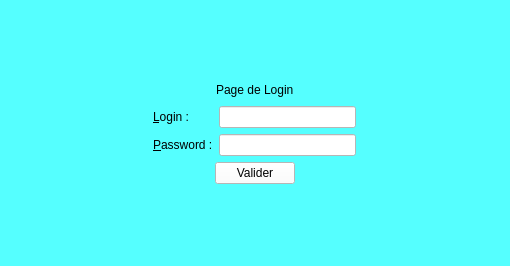
<?xml version="1.0" encoding="UTF-8"?>
<ui version="4.0">
 <class>FormLogin</class>
 <widget class="QWidget" name="FormLogin">
  <property name="geometry">
   <rect>
    <x>0</x>
    <y>0</y>
    <width>510</width>
    <height>266</height>
   </rect>
  </property>
  <property name="windowTitle">
   <string>Form</string>
  </property>
  <property name="styleSheet">
   <string notr="true">background-color: rgb(85, 255, 255);</string>
  </property>
  <widget class="QWidget" name="widget" native="true">
   <property name="geometry">
    <rect>
     <x>9</x>
     <y>6</y>
     <width>491</width>
     <height>251</height>
    </rect>
   </property>
   <layout class="QGridLayout" name="gridLayout">
    <item row="0" column="2">
     <spacer name="verticalSpacer">
      <property name="orientation">
       <enum>Qt::Vertical</enum>
      </property>
      <property name="sizeHint" stdset="0">
       <size>
        <width>20</width>
        <height>28</height>
       </size>
      </property>
     </spacer>
    </item>
    <item row="1" column="0" colspan="4">
     <layout class="QHBoxLayout" name="horizontalLayout">
      <item>
       <spacer name="horizontalSpacer">
        <property name="orientation">
         <enum>Qt::Horizontal</enum>
        </property>
        <property name="sizeHint" stdset="0">
         <size>
          <width>118</width>
          <height>20</height>
         </size>
        </property>
       </spacer>
      </item>
      <item>
       <widget class="QLabel" name="labelPageDeLogin">
        <property name="styleSheet">
         <string notr="true">font: italic 14pt &quot;Monotype Corsiva&quot;;
font: 18pt &quot;MS Shell Dlg 2&quot;;
font: 18pt &quot;Ravie&quot;;</string>
        </property>
        <property name="text">
         <string>Page de Login</string>
        </property>
       </widget>
      </item>
      <item>
       <spacer name="horizontalSpacer_2">
        <property name="orientation">
         <enum>Qt::Horizontal</enum>
        </property>
        <property name="sizeHint" stdset="0">
         <size>
          <width>138</width>
          <height>20</height>
         </size>
        </property>
       </spacer>
      </item>
     </layout>
    </item>
    <item row="2" column="0">
     <spacer name="horizontalSpacer_3">
      <property name="orientation">
       <enum>Qt::Horizontal</enum>
      </property>
      <property name="sizeHint" stdset="0">
       <size>
        <width>68</width>
        <height>20</height>
       </size>
      </property>
     </spacer>
    </item>
    <item row="2" column="1">
     <widget class="QLabel" name="labelLogin">
      <property name="styleSheet">
       <string notr="true">font: 12pt &quot;MS Shell Dlg 2&quot;;</string>
      </property>
      <property name="text">
       <string>&amp;Login :</string>
      </property>
      <property name="buddy">
       <cstring>lineEditLogin</cstring>
      </property>
     </widget>
    </item>
    <item row="2" column="2">
     <widget class="QLineEdit" name="lineEditLogin">
      <property name="styleSheet">
       <string notr="true">background-color: rgb(255, 255, 255);</string>
      </property>
     </widget>
    </item>
    <item row="2" column="3">
     <spacer name="horizontalSpacer_4">
      <property name="orientation">
       <enum>Qt::Horizontal</enum>
      </property>
      <property name="sizeHint" stdset="0">
       <size>
        <width>68</width>
        <height>20</height>
       </size>
      </property>
     </spacer>
    </item>
    <item row="3" column="0">
     <spacer name="horizontalSpacer_8">
      <property name="orientation">
       <enum>Qt::Horizontal</enum>
      </property>
      <property name="sizeHint" stdset="0">
       <size>
        <width>68</width>
        <height>20</height>
       </size>
      </property>
     </spacer>
    </item>
    <item row="3" column="1">
     <widget class="QLabel" name="labelPassword">
      <property name="styleSheet">
       <string notr="true">font: 12pt &quot;MS Shell Dlg 2&quot;;</string>
      </property>
      <property name="text">
       <string>&amp;Password :</string>
      </property>
      <property name="buddy">
       <cstring>lineEditPassword</cstring>
      </property>
     </widget>
    </item>
    <item row="3" column="2">
     <widget class="QLineEdit" name="lineEditPassword">
      <property name="styleSheet">
       <string notr="true">background-color: rgb(255, 255, 255);</string>
      </property>
     </widget>
    </item>
    <item row="3" column="3">
     <spacer name="horizontalSpacer_7">
      <property name="orientation">
       <enum>Qt::Horizontal</enum>
      </property>
      <property name="sizeHint" stdset="0">
       <size>
        <width>68</width>
        <height>20</height>
       </size>
      </property>
     </spacer>
    </item>
    <item row="4" column="0" colspan="4">
     <layout class="QHBoxLayout" name="horizontalLayout_2">
      <item>
       <spacer name="horizontalSpacer_5">
        <property name="orientation">
         <enum>Qt::Horizontal</enum>
        </property>
        <property name="sizeHint" stdset="0">
         <size>
          <width>188</width>
          <height>20</height>
         </size>
        </property>
       </spacer>
      </item>
      <item>
       <widget class="QPushButton" name="pushButton_connexion">
        <property name="styleSheet">
         <string notr="true">background-color: rgb(255, 255, 255);</string>
        </property>
        <property name="text">
         <string>Valider</string>
        </property>
       </widget>
      </item>
      <item>
       <spacer name="horizontalSpacer_6">
        <property name="orientation">
         <enum>Qt::Horizontal</enum>
        </property>
        <property name="sizeHint" stdset="0">
         <size>
          <width>188</width>
          <height>20</height>
         </size>
        </property>
       </spacer>
      </item>
     </layout>
    </item>
    <item row="5" column="2">
     <spacer name="verticalSpacer_2">
      <property name="orientation">
       <enum>Qt::Vertical</enum>
      </property>
      <property name="sizeHint" stdset="0">
       <size>
        <width>20</width>
        <height>28</height>
       </size>
      </property>
     </spacer>
    </item>
   </layout>
  </widget>
 </widget>
 <resources/>
 <connections/>
</ui>
